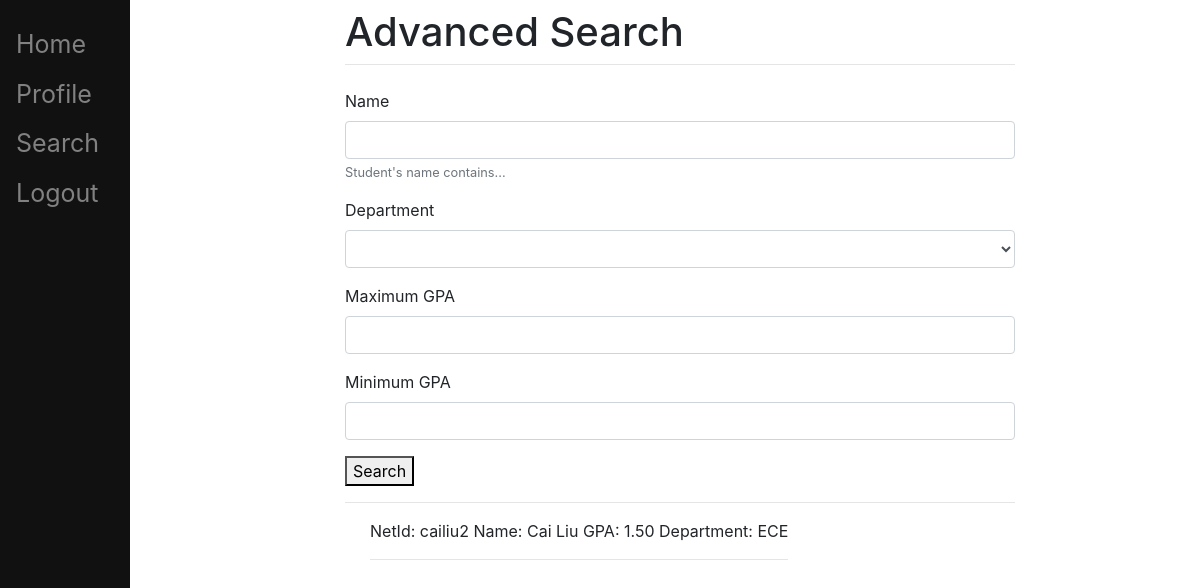
The page /search/ (signed in) on the database as committed earlier.
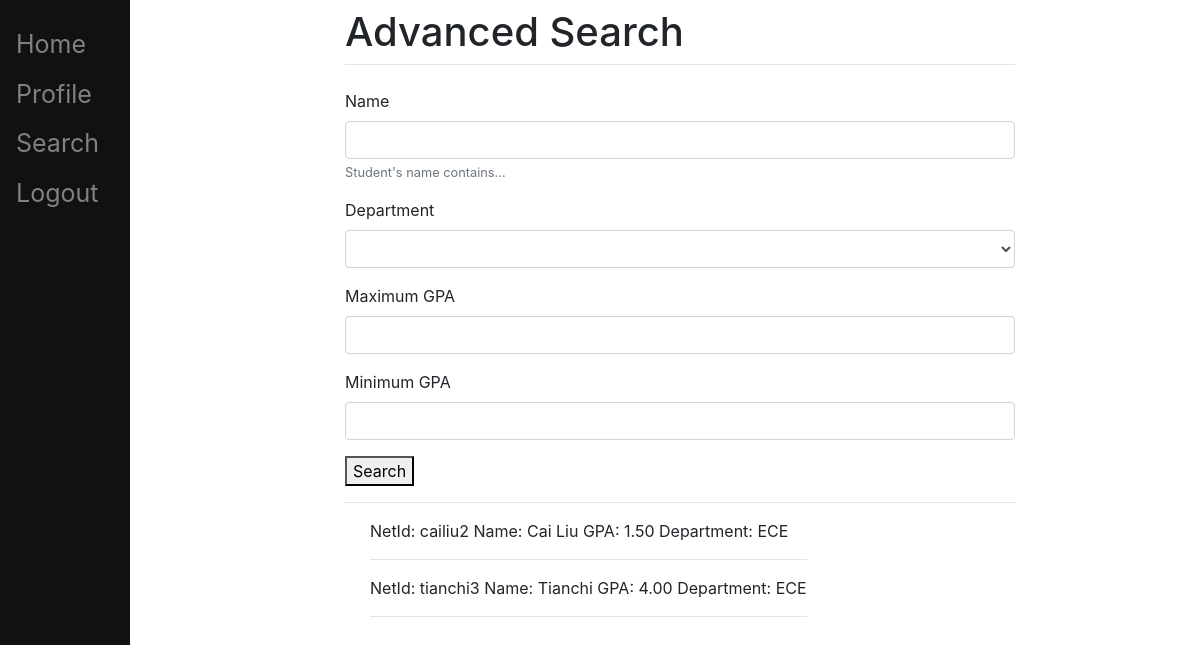
The same page on the database as committed later.
### main/models.py (models this page shows)
class StudentProfile(models.Model):
    user = models.OneToOneField(User, on_delete=models.CASCADE)
    netid = models.CharField(max_length=20, primary_key=True)
    name = models.CharField(max_length=50)
    gpa = models.DecimalField(max_digits=3, decimal_places=2)
    department = models.CharField(max_length=50)

### main/views.py (the view)
# urls.py: path('search/', views.search, name='search'),
def search(request):
    if request.user.is_anonymous or request.user.is_superuser:
        return render(request, 'main/search.html')
    identity = Identity.objects.get(user=request.user).identity
    if identity == 'student':
        return render(request, 'main/search.html', {'identity': identity})
    else:
        form = SearchForm()
        if request.is_ajax() and request.method == 'GET':
            studentProfiles = StudentProfile.objects.all()
            nameContain = request.GET.get('nameContain')
            departmentIs = request.GET.get('departmentIs')
            maxGPA = request.GET.get('maxGPA')
            minGPA = request.GET.get('minGPA')
            if nameContain != '' and nameContain is not None:
                studentProfiles = studentProfiles.filter(name__icontains=nameContain)
            if departmentIs != '' and departmentIs is not None:
                studentProfiles = studentProfiles.filter(department__exact=departmentIs)
            if maxGPA != '' and maxGPA is not None:
                studentProfiles = studentProfiles.filter(gpa__lte=maxGPA)
            if minGPA != '' and minGPA is not None:
                studentProfiles = studentProfiles.filter(gpa__gte=minGPA)
            data = []
            for sProfile in studentProfiles:
                data.append(model_to_dict(sProfile))
            return JsonResponse(data, safe=False)
        elif request.method == 'GET':
            studentProfiles = StudentProfile.objects.all()
            nameContain = request.GET.get('nameContain')
            departmentIs = request.GET.get('departmentIs')
            maxGPA = request.GET.get('maxGPA')
            minGPA = request.GET.get('minGPA')
            rawQuery = "SELECT * FROM main_studentprofile WHERE 1=1 "
            if nameContain != '' and nameContain is not None:
                rawQuery +=  " AND name LIKE '%{nameContain}%'".format(nameContain=nameContain)
            if departmentIs != '' and departmentIs is not None:
                rawQuery += " AND department = '{departmentIs}'".format(departmentIs=departmentIs)
            if maxGPA != '' and maxGPA is not None:
                rawQuery += " AND GPA <= {maxGPA}".format(maxGPA=maxGPA)
            if minGPA != '' and minGPA is not None:
                rawQuery += " AND GPA >= {minGPA}".format(minGPA=minGPA)
            studentProfiles = studentProfiles.raw(rawQuery)
            form = SearchForm(initial={'nameContain': nameContain, 'departmentIs': departmentIs, 'maxGPA': maxGPA,
                                       'minGPA': minGPA})
            return render(request, 'main/search.html', {'identity': identity, 'form': form, 'results': studentProfiles})
        else:
            return render(request, 'main/search.html', {'identity': identity, 'form': form})

### main/forms.py
class SearchForm(forms.Form):
    nameContain = forms.CharField(help_text="Student's name contains...", max_length=50, label='Name', required=False)
    departmentIs = forms.ChoiceField(choices=departmentChoicesWithEmpty, label='Department', required=False)
    maxGPA = forms.DecimalField(max_digits=3, decimal_places=2, label='Maximum GPA', required=False)
    minGPA = forms.DecimalField(max_digits=3, decimal_places=2, label='Minimum GPA', required=False)

### main/templates/main/search.html (shortened to what this page needs)
{% extends "register/base.html" %}
{% load static %}
{% load crispy_forms_tags %}
{% block page_head %}
    Advanced Search
{% endblock %}
{% block content %}
    {% if not user.is_authenticated %}
        <p>You are not logged in currently.</p>
        <p>Log in <a href="/login/">here</a> or create an account <a href="/register/">here</a>.</p>
    {% elif user.is_superuser %}
        <p>You are logged in as a superuser.</p>
        <p>Log out <a href="/logout/">here</a>.</p>
    {% elif identity == 'student' %}
        <p>Only professors can perform advanced search.</p>
    {% else %}
        <form method="get" action="#" id="ajax_search-form">
        {{ form|crispy }}
        <button type="submit" id="ajax_search_btn">Search</button>
        </form>
        <hr />
        <div class="row">
            <ul id="display-result">
                {% for profile in results %}
                    <li>
                        <span>NetId: {{ profile.netid }}</span>
                        <span>Name: {{ profile.name }}</span>
                        <span>GPA: {{ profile.gpa }}</span>
                        <span>Department: {{ profile.department }}</span>
                    </li>
                    <hr />
                {% endfor %}
            </ul>
        </div>
    {% endif %}
{%  endblock %}

### register/templates/register/base.html (shortened to what this page needs)
{% load static %}
<link rel="stylesheet" type="text/css" href="{% static 'register/style.css' %}">
<link rel="stylesheet" href="https://stackpath.bootstrapcdn.com/bootstrap/4.4.1/css/bootstrap.min.css">
<head>
</head>
<body>
    <div class="sidenav">
        <a href="/">Home</a>
        {% if user.is_authenticated %}
            <a href="/profile/">Profile</a>
            {% if identity == 'professor' %}
                <a href="/search/">Search</a>
            {% endif %}
            <a href="/logout/">Logout</a>
        {% endif %}
    </div>
    <div class="main">
        <div class="row justify-content-center">
            <div class="col-8">
                <h1 class="mt-2">{% block page_head %}Missing Page Head{% endblock %}</h1>
                <hr class="mt-0 mb-4">
                {% block content %}{% endblock %}
            </div>
        </div>
    </div>
</body>

### register/static/register/style.css (style rules this page uses)
.sidenav { height: 100%; width: 130px; position: fixed; z-index: 1; top: 0; left: 0; background: #111; overflow-x: hidden; padding-top: 20px; }
.sidenav a { padding: 6px 8px 6px 16px; text-decoration: none; font-size: 25px; color: #818181; display: block; }
.main { margin-left: 160px; padding: 0px 10px; }
ul { list-style-type: none; }

Rows that differ between the two databases and show on the page:
added StudentProfile: netid "tianchi3", name "Tianchi", gpa "4.00", department "ECE"
